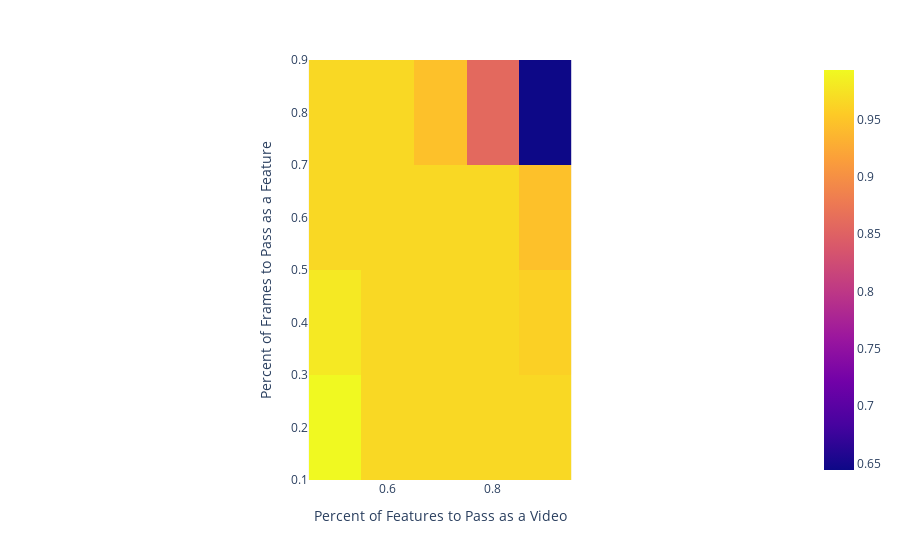

The notebook cell saved with this chart:
### Code cell
import plotly.express as px
fig = px.imshow(data_wide, origin='lower')
fig.update_xaxes(title="Percent of Features to Pass as a Video")
fig.update_yaxes(title="Percent of Frames to Pass as a Feature")
fig.show()

### Figure 1 — Plotly figure (JSON) as saved in the notebook; plotly's stock layout.template omitted (floating-point values rounded to 4 significant figures)
{"data": [{"coloraxis": "coloraxis", "hovertemplate": "passed: %{x}<br>marked: %{y}<br>color: %{z}<extra></extra>", "name": "0", "type": "heatmap", "x": [0.5, 0.6, 0.7, 0.8, 0.9], "xaxis": "x", "y": [0.2, 0.4, 0.6, 0.8], "yaxis": "y", "z": [[0.9933, 0.9664, 0.9664, 0.9664, 0.9664], [0.9799, 0.9664, 0.9664, 0.9664, 0.9597], [0.9664, 0.9664, 0.9664, 0.9664, 0.9463], [0.9664, 0.9664, 0.9463, 0.8591, 0.6443]]}], "layout": {"coloraxis": {"colorscale": [[0.0, "#0d0887"], [0.1111, "#46039f"], [0.2222, "#7201a8"], [0.3333, "#9c179e"], [0.4444, "#bd3786"], [0.5556, "#d8576b"], [0.6667, "#ed7953"], [0.7778, "#fb9f3a"], [0.8889, "#fdca26"], [1.0, "#f0f921"]]}, "margin": {"t": 60}, "xaxis": {"anchor": "y", "constrain": "domain", "domain": [0.0, 1.0], "scaleanchor": "y", "title": {"text": "Percent of Features to Pass as a Video"}}, "yaxis": {"anchor": "x", "autorange": true, "constrain": "domain", "domain": [0.0, 1.0], "title": {"text": "Percent of Frames to Pass as a Feature"}}}}
